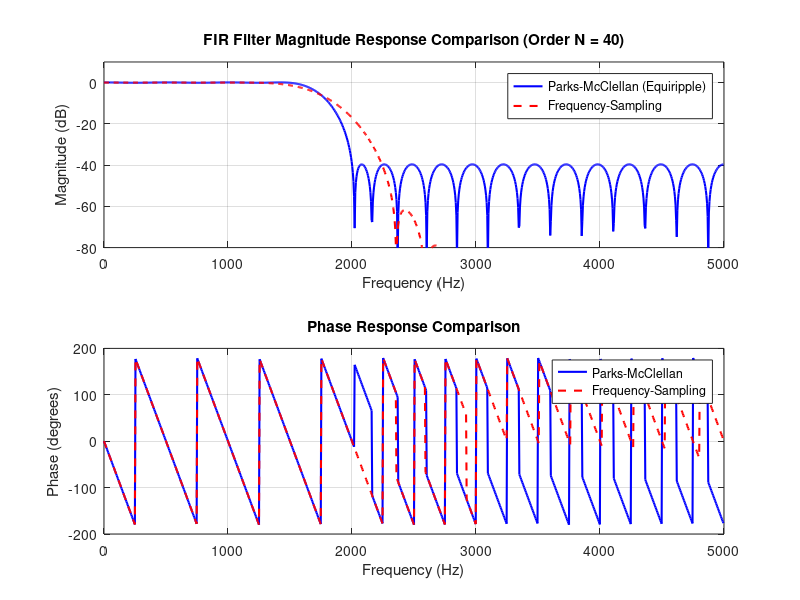

MATLAB code for this plot:
clear; clc; close all;

Fs = 10000;
fp = 1500;
fs = 2000;
N = 40; % Filter order

% 1. Parks-McClellan (Equiripple) Design
f_bands = [0, fp, fs, Fs/2] / (Fs/2); % Normalized frequency band edges
a_bands = [1, 1, 0, 0]; % Desired amplitudes
b_pm = firpm(N, f_bands, a_bands);

% 2. Frequency-Sampling Design
b_fs = fir2(N, f_bands, a_bands);

% ==========================================
% DISPLAY NUMERICAL OUTPUTS IN COMMAND WINDOW
% ==========================================
fprintf('=== EXPERIMENT 5: PARKS-MCCLELLAN vs FREQUENCY SAMPLING ===\n\n');
fprintf('Filter Order (N): %d\n', N);
fprintf('Passband Edge: %d Hz, Stopband Edge: %d Hz\n\n', fp, fs);

fprintf('--- PARKS-MCCLELLAN COEFFICIENTS (b_pm, First 10) ---\n');
disp(b_pm(1:10));

fprintf('--- FREQUENCY-SAMPLING COEFFICIENTS (b_fs, First 10) ---\n');
disp(b_fs(1:10));

% Frequency Responses
[H_pm, f] = freqz(b_pm, 1, 1024, Fs);
[H_fs, ~] = freqz(b_fs, 1, 1024, Fs);

% Plotting
figure('Name', 'Parks-McClellan vs Frequency-Sampling');

% Magnitude Response
subplot(2,1,1);
plot(f, 20*log10(abs(H_pm)), 'b', 'LineWidth', 1.5); hold on;
plot(f, 20*log10(abs(H_fs)), 'r--', 'LineWidth', 1.5);
grid on;
legend('Parks-McClellan (Equiripple)', 'Frequency-Sampling');
title(['FIR Filter Magnitude Response Comparison (Order N = ', num2str(N), ')']);
xlabel('Frequency (Hz)'); ylabel('Magnitude (dB)');
ylim([-80 10]);

% Phase Response
subplot(2,1,2);
plot(f, angle(H_pm)*180/pi, 'b', 'LineWidth', 1.5); hold on;
plot(f, angle(H_fs)*180/pi, 'r--', 'LineWidth', 1.5);
grid on;
legend('Parks-McClellan', 'Frequency-Sampling');
title('Phase Response Comparison');
xlabel('Frequency (Hz)'); ylabel('Phase (degrees)');
